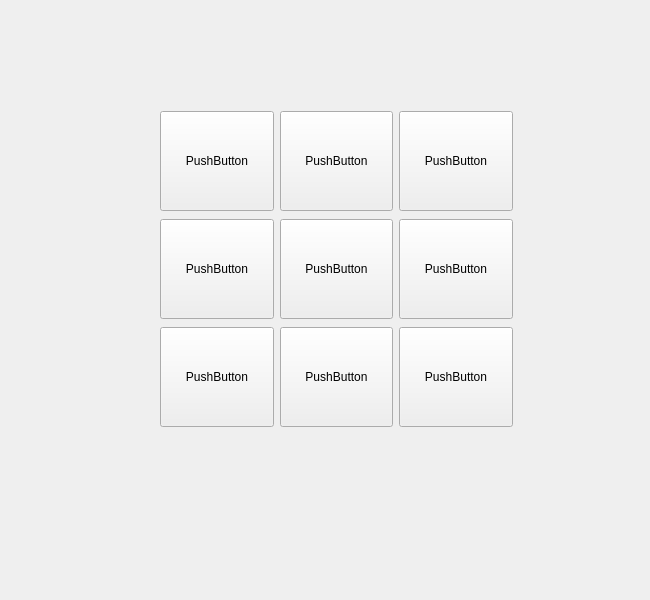
<?xml version="1.0" encoding="UTF-8"?>
<ui version="4.0">
 <class>menu</class>
 <widget class="QWidget" name="menu">
  <property name="geometry">
   <rect>
    <x>0</x>
    <y>0</y>
    <width>650</width>
    <height>600</height>
   </rect>
  </property>
  <property name="windowTitle">
   <string>Form</string>
  </property>
  <widget class="QWidget" name="horizontalLayoutWidget">
   <property name="geometry">
    <rect>
     <x>160</x>
     <y>326</y>
     <width>353</width>
     <height>102</height>
    </rect>
   </property>
   <layout class="QHBoxLayout" name="horizontalLayout">
    <item>
     <widget class="QPushButton" name="nivel7">
      <property name="minimumSize">
       <size>
        <width>100</width>
        <height>100</height>
       </size>
      </property>
      <property name="text">
       <string>PushButton</string>
      </property>
     </widget>
    </item>
    <item>
     <widget class="QPushButton" name="nivel8">
      <property name="sizePolicy">
       <sizepolicy hsizetype="Minimum" vsizetype="Minimum">
        <horstretch>0</horstretch>
        <verstretch>0</verstretch>
       </sizepolicy>
      </property>
      <property name="minimumSize">
       <size>
        <width>100</width>
        <height>100</height>
       </size>
      </property>
      <property name="maximumSize">
       <size>
        <width>139</width>
        <height>100</height>
       </size>
      </property>
      <property name="text">
       <string>PushButton</string>
      </property>
     </widget>
    </item>
    <item>
     <widget class="QPushButton" name="nivel9">
      <property name="minimumSize">
       <size>
        <width>100</width>
        <height>100</height>
       </size>
      </property>
      <property name="text">
       <string>PushButton</string>
      </property>
     </widget>
    </item>
   </layout>
   <zorder>nivel8</zorder>
   <zorder>nivel9</zorder>
   <zorder>nivel7</zorder>
  </widget>
  <widget class="QWidget" name="horizontalLayoutWidget_2">
   <property name="geometry">
    <rect>
     <x>160</x>
     <y>218</y>
     <width>353</width>
     <height>102</height>
    </rect>
   </property>
   <layout class="QHBoxLayout" name="horizontalLayout_2">
    <item>
     <widget class="QPushButton" name="nivel4">
      <property name="minimumSize">
       <size>
        <width>100</width>
        <height>100</height>
       </size>
      </property>
      <property name="text">
       <string>PushButton</string>
      </property>
     </widget>
    </item>
    <item>
     <widget class="QPushButton" name="nivel5">
      <property name="minimumSize">
       <size>
        <width>100</width>
        <height>100</height>
       </size>
      </property>
      <property name="text">
       <string>PushButton</string>
      </property>
     </widget>
    </item>
    <item>
     <widget class="QPushButton" name="nivel6">
      <property name="minimumSize">
       <size>
        <width>100</width>
        <height>100</height>
       </size>
      </property>
      <property name="text">
       <string>PushButton</string>
      </property>
     </widget>
    </item>
   </layout>
   <zorder>nivel4</zorder>
   <zorder>nivel6</zorder>
   <zorder>nivel5</zorder>
  </widget>
  <widget class="QWidget" name="horizontalLayoutWidget_3">
   <property name="geometry">
    <rect>
     <x>160</x>
     <y>110</y>
     <width>353</width>
     <height>102</height>
    </rect>
   </property>
   <layout class="QHBoxLayout" name="horizontalLayout_3">
    <item>
     <widget class="QPushButton" name="nivel1">
      <property name="minimumSize">
       <size>
        <width>100</width>
        <height>100</height>
       </size>
      </property>
      <property name="text">
       <string>PushButton</string>
      </property>
     </widget>
    </item>
    <item>
     <widget class="QPushButton" name="nivel2">
      <property name="minimumSize">
       <size>
        <width>100</width>
        <height>100</height>
       </size>
      </property>
      <property name="text">
       <string>PushButton</string>
      </property>
     </widget>
    </item>
    <item>
     <widget class="QPushButton" name="nivel3">
      <property name="minimumSize">
       <size>
        <width>100</width>
        <height>100</height>
       </size>
      </property>
      <property name="text">
       <string>PushButton</string>
      </property>
     </widget>
    </item>
   </layout>
  </widget>
 </widget>
 <resources/>
 <connections/>
</ui>
